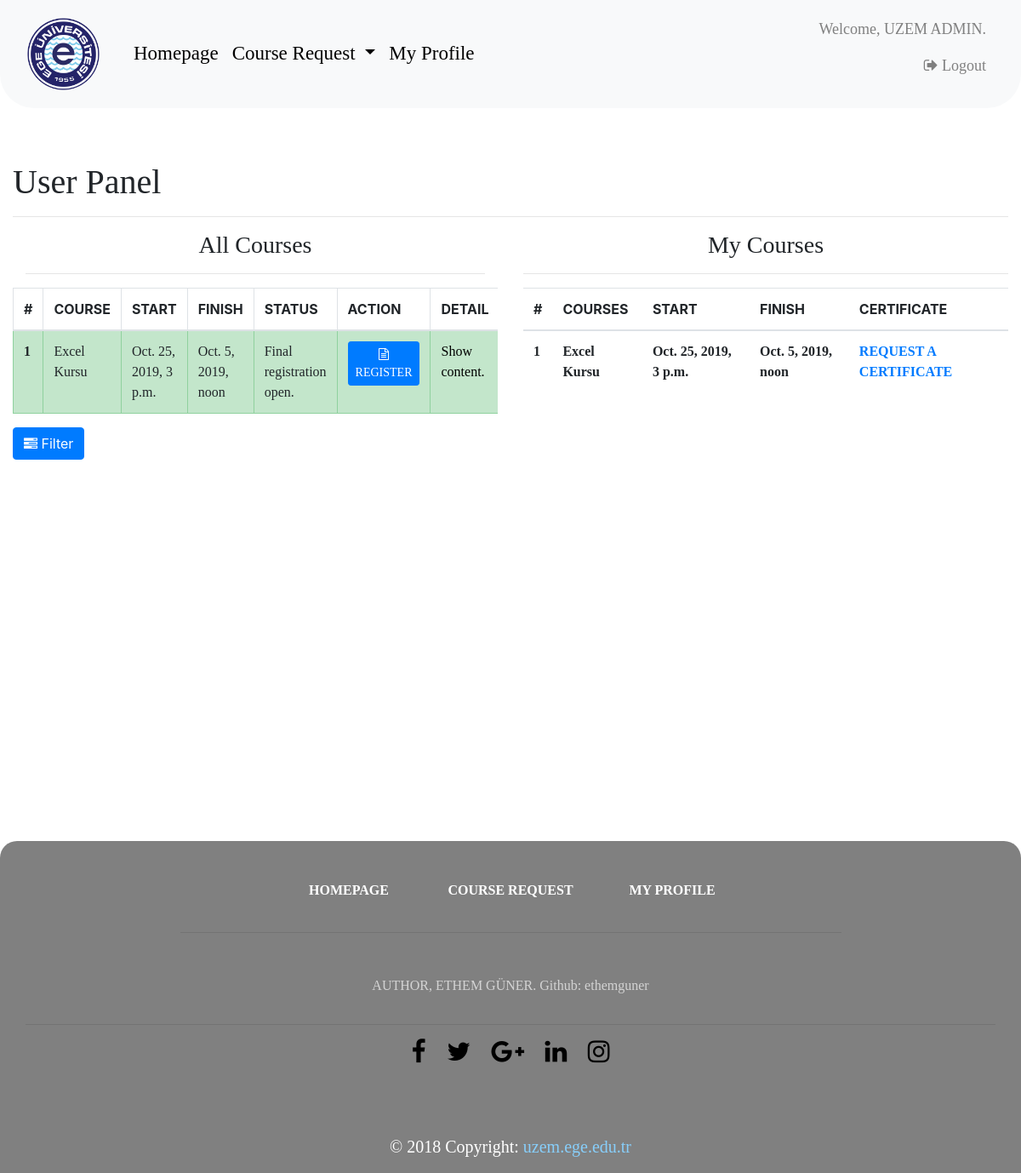
The page /auth/user-panel/ (signed in) on the database as committed earlier.
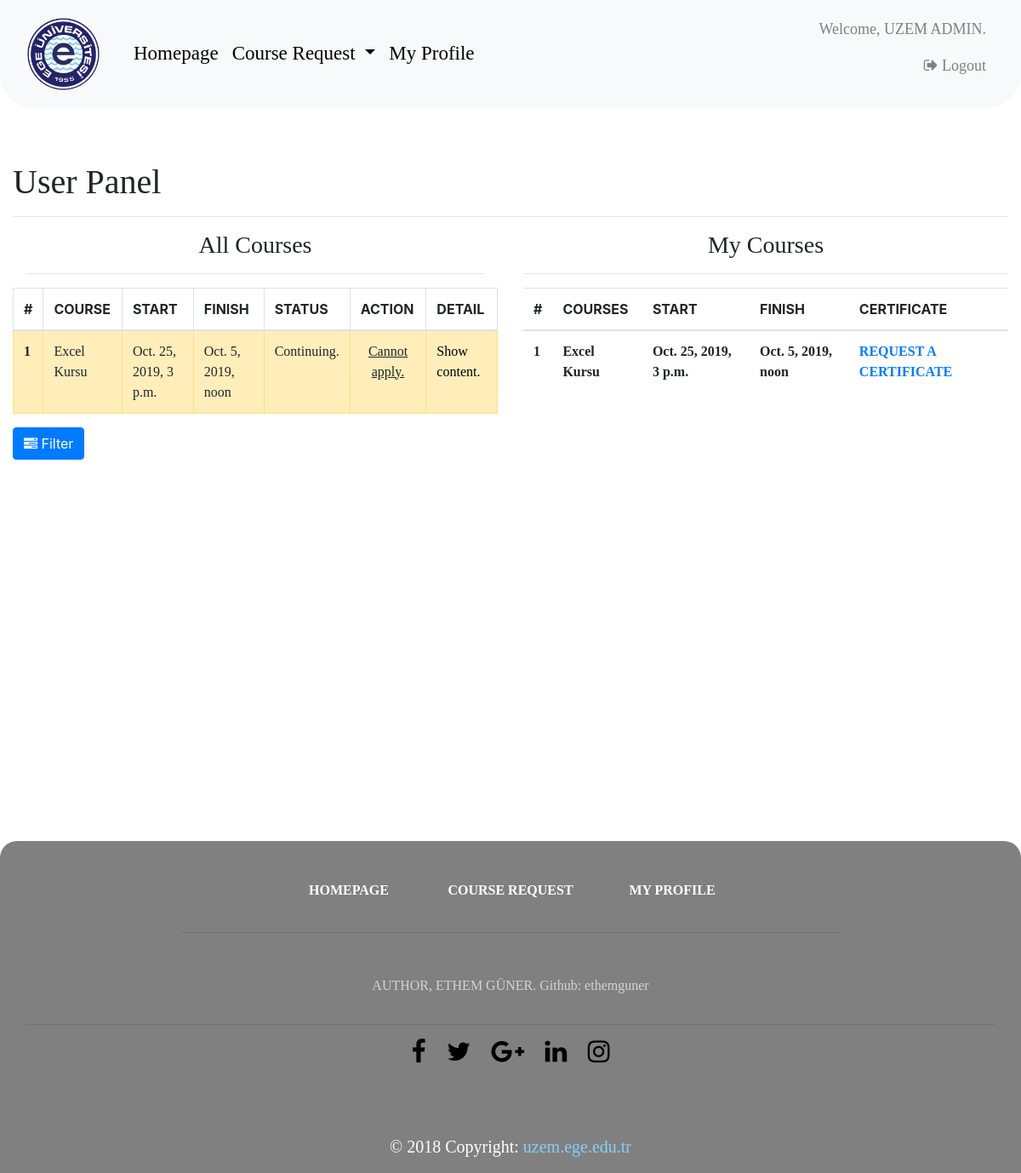
The same page on the database as committed later.
### courses/models.py (models this page shows, shortened)
class Course(models.Model):
    STATUS = (
        (None, 'Choose'),
        ('1', 'Continuing.'),
        ('2', 'Pre-registration is open.'),
        ('3', 'Certain registration is open.'),
        ('4', 'Finished.'),
    )
    CATEGORIES = (
        (None, 'Choose'),
        ('1', 'Senkron'),
        ('2', 'Asenkron')
    )
    name = models.CharField(max_length=250, null=True, blank=False, verbose_name="Course:")
    start_at = models.DateTimeField(null=True, blank=False, verbose_name="Start at:")
    finish_at = models.DateTimeField(null=True, blank=False, verbose_name="Finish at:")
    content = models.TextField(max_length=6000, null=True, blank=True, verbose_name="Content:")
    status = models.CharField(max_length=45, null=True, blank=False, verbose_name="Status:", choices=STATUS)
    course_code = models.CharField(max_length=5, null=True, blank=True)
    price = models.IntegerField(null=True, blank=False, verbose_name="Price:")
    prereg = models.ManyToManyField(PreRegistration, blank=True, verbose_name="Pre-registration:")
    registering_extension = models.CharField(max_length=25, null=True, blank=True, editable=True)
    is_registerable = models.BooleanField(default=False, verbose_name="Open certain registrations.")
    category = models.CharField(max_length=45, null=True, blank=False, verbose_name="Course category:", choices=CATEGORIES)
    class Meta:
        verbose_name_plural = "Courses"

### users/views.py (the view, shortened to what this page needs)
# urls.py: path('user-panel/', user_panel, name='user-panel'),
def user_panel(request):
    courses = []
    form = CourseCategoryForm(data=request.GET or None)
    if not request.user.is_active:
        return HttpResponseRedirect(reverse('login'))
    else:
        all_courses = Course.objects.all()
        for course in all_courses:
            if course.status != '4':
                courses.append(course)
        user = get_object_or_404(Profile, user=request.user)
        user_courses = user.course.all()
    return render(request, 'users/user-panel.html', context={'courses': courses, 'user_courses': user_courses,
                                                             'form':form})

### courses/templatetags/course_status.py (called while the page is built)
@register.filter
def get_status(i, course):
    if course == "1":
        course = "Continuing."
    elif course == "2":
        course = "Pre-registration open."
    elif course == "3":
        course = 'Final registration open.'
    elif course == "4":
        course = "Finished."
    else:
        course = None
    return course

### kurskayit/templates/users/user-panel.html (shortened to what the changed rows need)
{% load static %}
{% load course_status %}
<!DOCTYPE html>
<html lang="en">
<head>
    <link rel="stylesheet" type="text/css" href="{% static 'bootstrap/css/bootstrap.css' %}">
    <link rel="stylesheet" type="text/css" href="{% static 'bootstrap/css/bootstrap.min.css' %}">
    <link rel="stylesheet" type="text/css" href="{% static 'base.css' %}">
    <link href="//maxcdn.bootstrapcdn.com/font-awesome/4.7.0/css/font-awesome.min.css" rel="stylesheet">
</head>
<body>
<div class="container-fluid" style="margin-top: 190px;">
    <div class="row justify-content-center h-100">
        <div class="col-sm-12 col-md-12 col-lg-12 col-xl-12">
            <h1 style="font-family: 'Trebuchet MS'">User Panel</h1>
        </div>
    </div>
    <div class="row">
        <div class="col-sm-6 col-md-6 col-lg-6 col-xl-6">
            <div style="height: 450px; overflow-y: scroll; overflow: auto">
                <table class="table table-bordered table-hover table-responsive-sm table-responsive-sm table-responsive-lg table-responsive-xl">
                    <thead>
                    <tr>
                        <th scope="col">#</th>
                        <th scope="col">COURSE</th>
                        <th scope="col">START</th>
                        <th scope="col">FINISH</th>
                        <th scope="col">STATUS</th>
                        <th scope="col">ACTION</th>
                        <th scope="col">DETAIL</th>
                    </tr>
                    </thead>
                    <tbody>
                    {% for course in courses %}
                        {% if course.status == "1" %}
                            <tr class="table-warning" style="font-family: 'Calibri'">
                                {% elif course.status == "2" %}
                            <tr class="table-success" style="font-family: 'Calibri'">
                                {% elif course.status == "3" %}
                            <tr class="table-success" style="font-family: 'Calibri'">
                                {% else %}
                            <tr class="table-danger" style="font-family: 'Calibri'">
                        {% endif %}
                    <th scope="row">{{ forloop.counter }}</th>
                    <td>{{ course.name }}</td>
                    <td>{{ course.start_at }}</td>
                    <td>{{ course.finish_at }}</td>
                    <td>{{ course_status|get_status:course.status }}</td>
                    <td class="text-center">
                        {% if course.status == "2" or course.status == "3" %}
                            <button type="button" class="btn btn-primary btn-sm"><i class="fa fa-file-text-o"></i>
                                {% if course.is_registerable == False %}
                                    <a href="{% url 'send-application' course.course_code %}" style="color: white">APPLY</a>
                                {% else %}
                                    <a href="{% url 'send-payment' course.registering_extension %}"
                                       style="color: white">REGISTER</a>
                                {% endif %}
                            </button>
                        {% else %}
                            <u>Cannot apply.</u>
                        {% endif %}
                    </td>
                    <td><a href="{% url 'course-detail' course.course_code %}" style="color: black">Show
                        content.</a></td>
                    </tr>
                    {% endfor %}
                    </tbody>
                </table>
            </div>
        </div>
        <div class="col-sm-6 col-md-6 col-lg-6 col-xl-6">
            <div style="height: 450px; overflow-y: scroll; overflow: auto">
                <table class="table">
                    <thead>
                    <tr>
                        <th scope="col">#</th>
                        <th scope="col">COURSES</th>
                        <th scope="col">START</th>
                        <th scope="col">FINISH</th>
                        <th scope="col">CERTIFICATE</th>
                    </tr>
                    </thead>
                    <tbody>
                    {% for user_course in user_courses %}
                        <tr style="font-family: 'Calibri'">
                            <th scope="row">{{ forloop.counter }}</th>
                            <td><b>{{ user_course.name }}</b></td>
                            <td><b>{{ user_course.start_at }}</b></td>
                            <td><b>{{ user_course.finish_at }}</b></td>
                            {% if user_course.certificate_set.get.certificate %}
                                <td><b><a href="{{ user_course.certificate_set.get.certificate.url }}">DOWNLOAD &
                                    BROWSE</a></b></td>
                            {% else %}
                                <td><b><a href="{% url 'send-certificationrequest' user_course.id %}">REQUEST
                                    A CERTIFICATE</a></b></td>
                            {% endif %}
                        </tr>
                    {% endfor %}
                    </tbody>
                </table>
            </div>
        </div>
    </div>
</div>
</body>
</html>

Rows that differ between the two databases and show on the page:
changed Course "Excel Kursu": status "Final registration open." → "Continuing."; status "REGISTER" → "Cannot apply."
